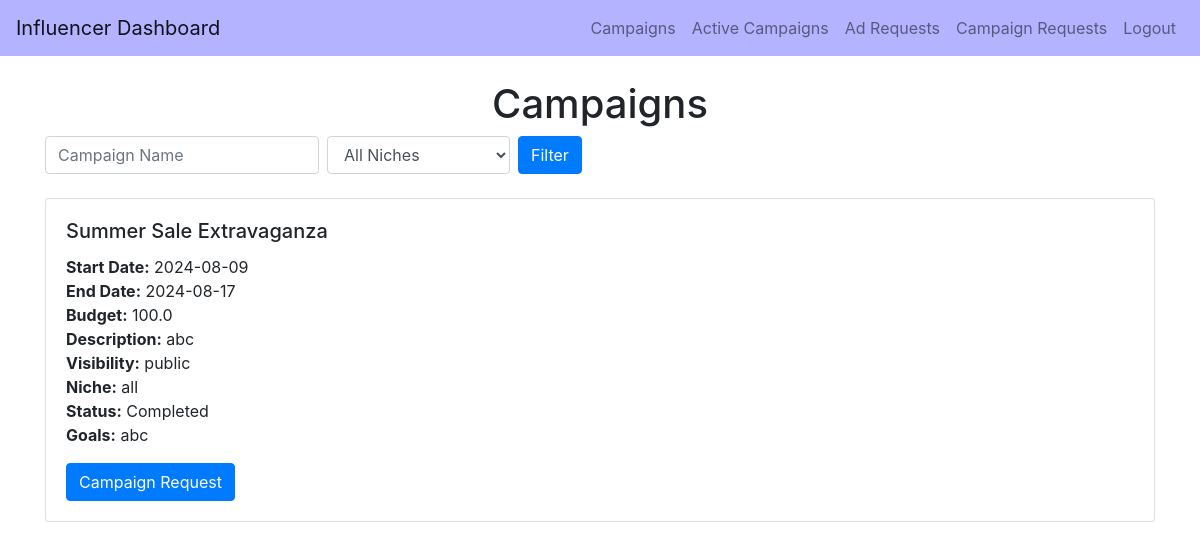
/influencer_campaigns/tanmay, run on the app's committed database.
### backend/models.py (models this page shows)
class Campaign(db.Model):
    __tablename__ = 'campaign'
    id = db.Column(db.Integer, primary_key=True)
    name = db.Column(db.String(100), nullable=False)
    description = db.Column(db.Text, nullable=False)
    start_date = db.Column(db.Date, nullable=False)
    end_date = db.Column(db.Date, nullable=False)
    budget = db.Column(db.Float, nullable=False)
    visibility = db.Column(db.String(10), nullable=False)  # public, private
    goals = db.Column(db.Text, nullable=False)
    niche = db.Column(db.String(50), nullable=False)
    status = db.Column(db.String(10), nullable=False)
    flagged = db.Column(db.Boolean, default=False, nullable=False)
    user_id = db.Column(db.Integer, db.ForeignKey('user.id'), nullable=False)
    ad_requests = db.relationship('AdRequest', backref='campaigns_ad_requests', cascade="all, delete-orphan")
    campaign_requests = db.relationship('CampaignRequest', backref='campaign_campaign_requests', cascade="all, delete-orphan")

### backend/controller.py (the view)
@app.route('/influencer_campaigns/<username>', methods=['GET'])
def influencer_campaigns(username):
    user = User.query.filter_by(username=username).first()
    current_influencer = Influencer.query.filter_by(user_id=user.id).first()
    name_filter = request.args.get('name', '')
    niche_filter = request.args.get('niche', '')
    campaigns = Campaign.query.all()
    filtered_campaigns = []
    for campaign in campaigns:
        if campaign.visibility == 'public':
            filtered_campaigns.append(campaign)
        elif campaign.visibility == 'private' and campaign.niche == current_influencer.niche:
            filtered_campaigns.append(campaign)
    if name_filter:
        filtered_campaigns = [c for c in filtered_campaigns if name_filter.lower() in c.name.lower()]
    if niche_filter:
        filtered_campaigns = [c for c in filtered_campaigns if c.niche == niche_filter]
    return render_template('influencer_campaigns.html',
                           username=username,
                           campaigns=filtered_campaigns)

### templates/influencer_campaigns.html (shortened to what this page needs)
<!DOCTYPE html>
<html lang="en">
<head>
    <link href="https://stackpath.bootstrapcdn.com/bootstrap/4.5.2/css/bootstrap.min.css" rel="stylesheet">
</head>
<body>
<nav class="navbar navbar-expand-lg navbar-light" style="background-color: #b3b3ff;">
    <a class="navbar-brand" href="{{ url_for('influencer_dashboard', username=username) }}">Influencer Dashboard</a>
    <div class="collapse navbar-collapse">
        <ul class="navbar-nav ml-auto">
            <li class="nav-item">
                <a class="nav-link" href="{{ url_for('influencer_campaigns', username=username) }}">Campaigns</a>
            </li>
            <li class="nav-item">
                <a class="nav-link" href="{{ url_for('active_campaigns', username=username) }}">Active Campaigns</a>
            </li>
            <li class="nav-item">
                <a class="nav-link" href="{{ url_for('ad_requests', username=username) }}">Ad Requests</a>
            </li>
            <li class="nav-item">
                <a class="nav-link" href="/influencer_campaign_requests/{{ username }}">Campaign Requests</a>
            </li>
            <li class="nav-item">
                <a class="nav-link" href="{{ url_for('logout') }}">Logout</a>
            </li>
        </ul>
    </div>
</nav>
<div class="container mt-4">
    <h1 class="text-center">Campaigns</h1>
    <form class="form-inline mb-4" method="GET" action="{{ url_for('influencer_campaigns', username=username) }}">
        <input class="form-control mr-2" type="text" name="name" placeholder="Campaign Name" value="{{ request.args.get('name', '') }}">
        <select class="form-control mr-2" name="niche">
            <option value="">All Niches</option>
        </select>
        <button class="btn btn-primary" type="submit">Filter</button>
    </form>
    <div class="row">
        {% if campaigns %}
            {% for campaign in campaigns %}
                <div class="col-12 mb-4">
                    <div class="card">
                        <div class="card-body">
                            <h5 class="card-title">{{ campaign.name }}</h5>
                            <p class="card-text">
                                <strong>Start Date:</strong> {{ campaign.start_date }}<br>
                                <strong>End Date:</strong> {{ campaign.end_date }}<br>
                                <strong>Budget:</strong> {{ campaign.budget }}<br>
                                <strong>Description:</strong> {{ campaign.description }}<br>
                                <strong>Visibility:</strong> {{ campaign.visibility }}<br>
                                <strong>Niche:</strong> {{ campaign.niche }}<br>
                                <strong>Status:</strong> {{ campaign.status }}<br>
                                <strong>Goals:</strong> {{ campaign.goals }}<br>
                            </p>
                            <button class="btn btn-primary" data-toggle="modal" data-target="#campaignRequestModal" data-campaign-id="{{ campaign.id }}">Campaign Request</button>
                        </div>
                    </div>
                </div>
            {% endfor %}
        {% else %}
            <p>No campaigns found.</p>
        {% endif %}
    </div>
</div>
</body>
</html>

### data on the page
Campaign: name "Summer Sale Extravaganza", start_date "2024-08-09", end_date "2024-08-17", budget "100.0", description "abc", visibility "public", niche "all", status "Completed", goals "abc"
